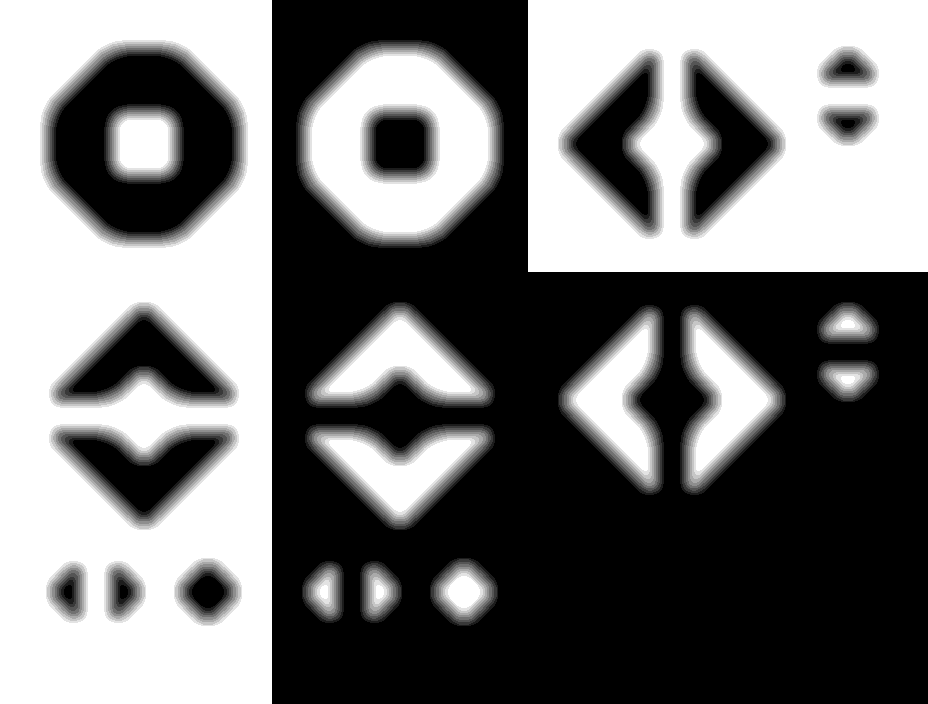
#> input picture work/landh-tiles/landhv3.png, 928 x 704 px
$ jupyter execute VoxTest4.ipynb
#> lines starting #> are read from the running program, lines starting #| are printed output that depends on the picture
[cell 1]
import sys
import math

from PIL import Image

import numpy as np

from pyvox.models import Vox
from pyvox.writer import VoxWriter
from pyvox.parser import VoxParser

import matplotlib.pyplot as plt
from matplotlib.colors import ListedColormap

# This import registers the 3D projection, but is otherwise unused.
from mpl_toolkits.mplot3d import Axes3D

[cell 2]
src_base_w = 32
src_base_h = 32

[cell 3]
img_filename = 'landh-tiles/landhv3.png'

im_v = Image.open(img_filename)
#> im_v is the input picture: PIL image 928x704 RGBA; mean R, G, B, A 117.2, 117.2, 117.2, 255

rgb_im_v = im_v.convert('RGBA')

pixels = rgb_im_v.load()
for sy in range(rgb_im_v.size[1]):
	for sx in range(rgb_im_v.size[0]):
		r, g, b, a = pixels[sx, sy] # Get Pixel Value
		v = max(r, g, b) # Convert to Grey
		if v <= 1:
			v = 0
		pixels[sx, sy] = (v, v, v, 255)

cols_im_v = set()
grey_im_v = set()
for sy in range(rgb_im_v.size[1]):
	for sx in range(rgb_im_v.size[0]):
		c = r, g, b, a = rgb_im_v.getpixel((sx, sy))
		cols_im_v.add(c)
		grey_im_v.add((r + g + b) // 3)
#> after the loop, cols_im_v = 10 items; grey_im_v = 10 items

#print(cols_im_v)
print(sorted(grey_im_v))
#| [0, 28, 57, 85, 113, 142, 170, 198, 227, 255]
max_v = max(grey_im_v)
#> max_v = 255
print(max_v)
#| 255

plt.imshow(rgb_im_v)
plt.show()

[cell 4]
import csv

tiles_info = []
with open('landh-tiles/landhv3.csv', mode='r') as csv_file:
#> (reads work/landh-tiles/landhv3.csv from the repository)
    csv_reader = csv.DictReader(csv_file)
    line_count = 0
    for row in csv_reader:
        if line_count == 0:
            print(f'Column names are {", ".join(row)}')
            line_count += 1
        tiles_info.append(row)
        line_count += 1
    print(f'Processed {line_count} lines.')
    print(f'Found {len(tiles_info)} tiles.')

[cell 5]
for tile_info in tiles_info:
    print(tile_info)
    hpos, vpos = int(tile_info['XCoord']), int(tile_info['YCoord'])

    img = Image.new('RGBA', (src_base_w, src_base_h), (0, 0, 0, 0))
    pixels = img.load()

    for voff in range(src_base_h):
        for hoff in range(src_base_w):
            rmap, gmap, bmap, amap = rgb_im_v.getpixel((hpos * src_base_w + hoff, vpos * src_base_h + voff))
            pixels[hoff, voff] = (int(rmap), int(gmap), int(bmap), int(amap))

    plt.imshow(img)
    plt.show()

[cell 6]
def bezier_gradient(ref_colors, output_num=100):
    n_ref = len(ref_colors) - 1

    fact_cache = {}
    def fact(n):
        ''' Memorized factorial function '''
        try:
            return fact_cache[n]
        except(KeyError):
            if n == 1 or n == 0:
                result = 1
            else:
                result = n*fact(n-1)
            fact_cache[n] = result
            return result

    def bernstein(t, n, i):
        ''' Bernstein coefficient '''
        binom = fact(n)/float(fact(i)*fact(n - i))
        return binom*((1-t)**(n-i))*(t**i)

    def bezier_interp(t):
            ''' Define an interpolation function
                for this specific curve'''
            # List of all summands
            summands = [
                list(map(lambda x: int(bernstein(t, n_ref, i)*x), c)) for i, c in enumerate(ref_colors)
            ]

            # Output color
            out = [0, 0, 0, 0]
            # Add components of each summand together
            for vector in summands:
                for c in range(4):
                    out[c] += vector[c]

            return out

    gradient = [
        bezier_interp(float(t)/(output_num-1)) for t in range(output_num)
    ]
    return gradient

ref_colors = [(0, 0, 128, 255), (0, 200, 200, 255), (250, 250, 0, 255), (150, 250, 50, 255),
              (250, 250, 0, 255), (255, 150, 0, 255), (255, 255, 0, 255), (250, 0 , 0, 255),
              (150, 150, 50, 255), (50, 50, 50, 255), (250, 150, 100, 255), (255, 255, 255, 255)]

print("Ref Colors: ", ref_colors)
num_colors = 3 * 256 // 16

gradient = bezier_gradient(ref_colors, num_colors)

print("\nSize of Gradient: ", len(gradient))
print("\nGradient:", gradient)

[cell 7]
def hex_to_RGB(hex):
    ''' "#FFFFFF" -> [255,255,255] '''
    # Pass 16 to the integer function for change of base
    return [int(hex[i:i+2], 16) for i in range(1,6,2)]


def RGB_to_hex(RGB):
    ''' [255,255,255] -> "#FFFFFF" '''
    # Components need to be integers for hex to make sense
    RGB = [int(x) for x in RGB]
    return "#"+"".join(["0{0:x}".format(v) if v < 16 else
                        "{0:x}".format(v) for v in RGB])

def color_dict(gradient):
    ''' Takes in a list of RGB sub-lists and returns dictionary of
        colors in RGB and hex form for use in a graphing function
        defined later on '''
    return {"hex": [RGB_to_hex(RGB) for RGB in gradient],
            "r":   [RGB[0] for RGB in gradient],
            "g":   [RGB[1] for RGB in gradient],
            "b":   [RGB[2] for RGB in gradient]}

def control_points_from_colors(gradient):
    return {"hex": [RGB_to_hex(RGB) for RGB in gradient],
            "r":   [RGB[0] for RGB in gradient],
            "g":   [RGB[1] for RGB in gradient],
            "b":   [RGB[2] for RGB in gradient]}

def plot_gradient_series(color_dict, pointsize=100, control_points=None, filename=None):
        ''' Take a dictionary containing the color
            gradient in RBG and hex form and plot
            it to a 3D matplotlib device '''
#> called with pointsize = 30

        fig = plt.figure()
        ax = fig.add_subplot(111, projection='3d')
        xcol = color_dict["r"]
#> xcol = 48 values, max 255 at index 47, min 0 at index 0, mean 171.9
        ycol = color_dict["g"]
#> ycol = 48 values, max 255 at index 47, min 0 at index 0, mean 159.2
        zcol = color_dict["b"]
#> zcol = 48 values, max 255 at index 47, min 8 at index 22, mean 69.88

        # If bezier control points passed to function,
        # plot along with curve
        if control_points != None:
            xcntl = control_points["r"]
#> xcntl = [0, 0, 250, 150, 250, 255, 255, 250, 150, 50, 250, 255]
            ycntl = control_points["g"]
#> ycntl = [0, 200, 250, 250, 250, 150, 255, 0, 150, 50, 150, 255]
            zcntl = control_points["b"]
#> zcntl = [128, 200, 0, 50, 0, 0, 0, 0, 50, 50, 100, 255]
            ax.scatter( xcntl, ycntl, zcntl,
                        c=control_points["hex"],
                        s=pointsize/2, marker='x')

        # We can pass a vector of colors corresponding to each point
        ax.scatter(xcol, ycol, zcol, c=color_dict["hex"], s=pointsize)

        ax.set_xlabel('Red Value')
        ax.set_ylabel('Green Value')
        ax.set_zlabel('Blue Value')
        ax.set_zlim3d(0,255)
        plt.ylim(0,255)
        plt.xlim(0,255)

        if not filename is None:
            # Save two views of each plot
            ax.view_init(elev=15, azim=68)
            plt.savefig(filename + ".svg")
            ax.view_init(elev=15, azim=28)
            plt.savefig(filename + "_view_2.svg")

        # Show plot for testing
        plt.show()
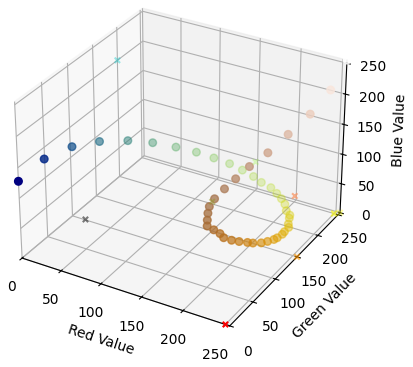
#> figure drawn by matplotlib, 1 panel

plot_gradient_series(color_dict(gradient),
                     pointsize=30,
                     control_points=control_points_from_colors(ref_colors)
                    )

[cell 8]
hlevels = np.array(sorted(grey_im_v))
#> hlevels = [0, 28, 57, 85, 113, 142, 170, 198, 227, 255]
print(hlevels)

border = 2

tile_info = tiles_info[29]
if True:
    print(tile_info)
    sz_x = src_base_w
    sz_y = src_base_h
    sz_z = len(grey_im_v)
#> sz_z = 10
    hpos, vpos = int(tile_info['XCoord']), int(tile_info['YCoord'])

    voxels = np.zeros((src_base_w + 2*border, src_base_h + 2*border, len(hlevels)), dtype=bool)
    colors = np.zeros((src_base_w + 2*border, src_base_h + 2*border, len(hlevels)) + (4,))

    for voff in range(src_base_h + 2*border):
        for hoff in range(src_base_w + 2*border):
            rmap, gmap, bmap, amap = \
                rgb_im_v.getpixel((hpos * src_base_w + hoff - border, vpos * src_base_h + voff - border))
            vmap = max(rmap, gmap, bmap) # Convert to Grey
            if vmap <= 1: vmap = 0
            #vindex = sorted(grey_im_v).index(vmap)
            hlevel = hlevels.searchsorted(vmap, 'right') - 1
            #print(rmap, gmap, bmap, amap, vmap, hlevel)

            for z in range(hlevel + 1):
                cidx = int(1.0 * hlevel / len(hlevels) * (len(gradient)//2)) + 0 * (len(gradient)//2)
                rgba = gradient[cidx]
                voxels[hoff, voff, z] = bool(1)
                if hoff >= border and hoff < src_base_w + border and \
                   voff >= border and voff < src_base_h + border:
                    colors[hoff, voff, z] = (rgba[0]/255., rgba[1]/255., rgba[2]/255., 1.0)
                else:
                    colors[hoff, voff, z] = (rgba[0]/255./2, rgba[1]/255./2, rgba[2]/255./2, 1.0)

    ax = plt.figure().add_subplot(projection='3d')
    ax.voxels(voxels,
              facecolors=colors,
              edgecolors=np.clip(2*colors - 0.5, 0, 1),  # brighter
              linewidth=0.5)
    plt.show()
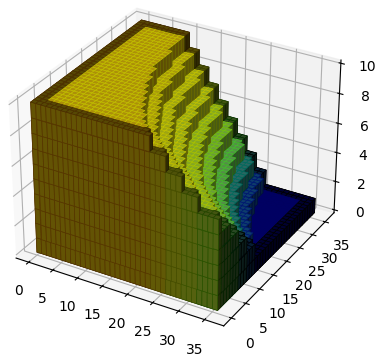
#> figure drawn by matplotlib, 1 panel
